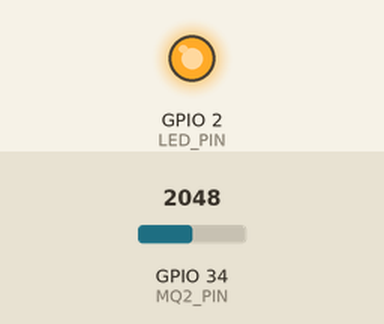
The sketch below on a simulated ESP32. Parts: output pins drawn as LEDs (lit = HIGH). The inputs (shaded band) are chosen by the test bench; at power-on: GPIO 34 (MQ2_PIN) = 2048. What the sketch prints to the serial monitor is not drawn.

Above: at 1.8 s.
1.9 s: GPIO 34 (MQ2_PIN) set to 1945
At 2.4 s:
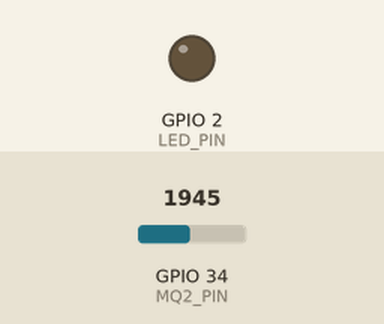
3.5 s: GPIO 34 (MQ2_PIN) set to 2040
At 5.1 s:
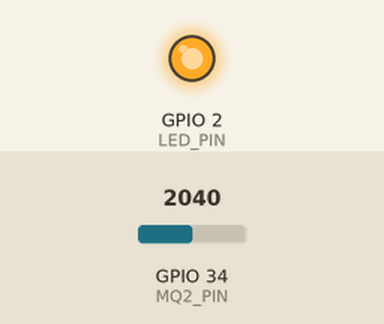
5.5 s: GPIO 34 (MQ2_PIN) set to 1960
At 6.7 s:
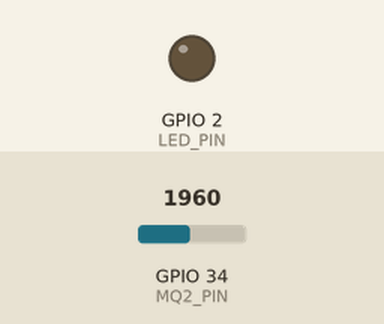
Timing chart, 0 to 8.5 s (numbered marks = the images above; inputs shaded):
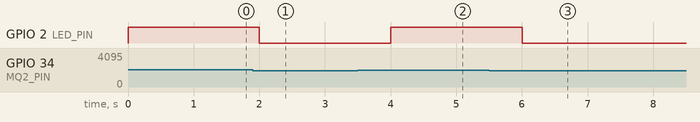

Measured:
- the behaviour switches between 2001 and 2000 on GPIO 34 (MQ2_PIN) (found by bisection; images 0 and 1)
- after the input at 1.9 s, GPIO 2 (LED_PIN): HIGH → LOW after 0.10 s
- after the input at 3.5 s, GPIO 2 (LED_PIN): LOW → HIGH after 0.50 s
- after the input at 5.5 s, GPIO 2 (LED_PIN): HIGH → LOW after 0.50 s

The sketch:

MQ2.ino
```cpp
#define MQ2_PIN 34
#define LED_PIN 2

void setup() {
  Serial.begin(9600);
  pinMode(LED_PIN, OUTPUT);
}

void loop() {
  int gasValue = analogRead(MQ2_PIN);

  Serial.print("Gas Value: ");
  Serial.println(gasValue);

  // Threshold check
  if (gasValue > 2000) {
    Serial.println("⚠ GAS / SMOKE DETECTED!");
    digitalWrite(LED_PIN, HIGH);
  } else {
    digitalWrite(LED_PIN, LOW);
  }

  delay(1000);
}
```
